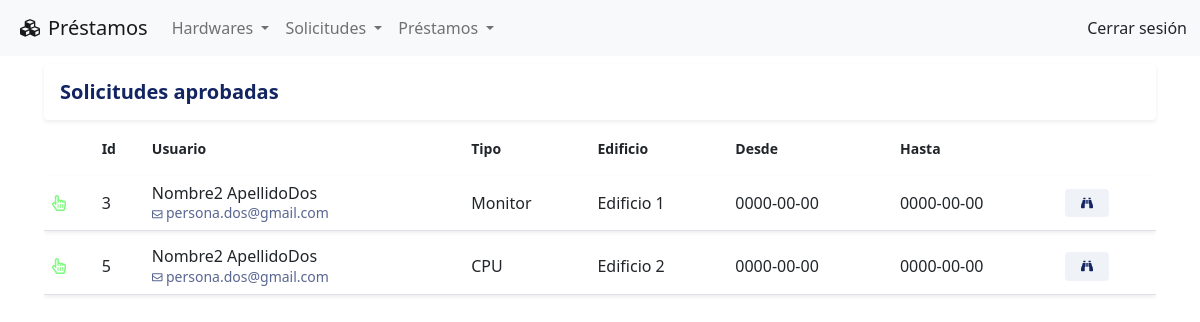
Page /solicitud/aprobada on the earlier database version.
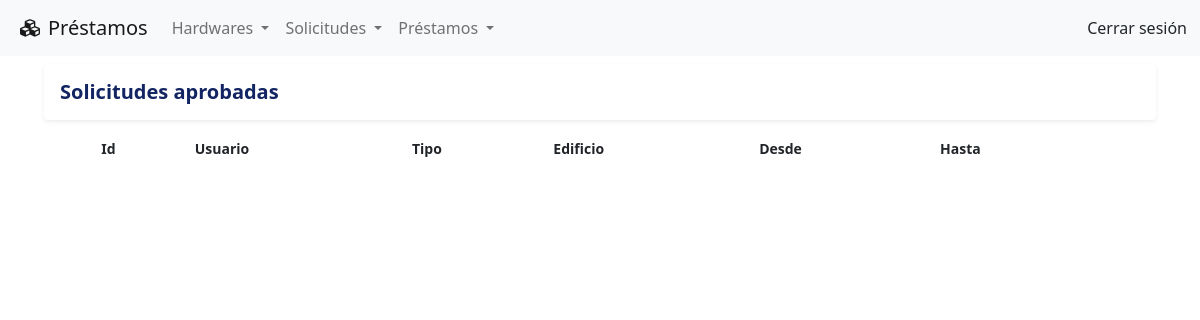
Same page on the later database version.
### tables this page shows
CREATE TABLE IF NOT EXISTS solicitudes
( 
    id_solicitud INT AUTO_INCREMENT PRIMARY KEY NOT NULL, 
    id_tipo_hardware INT NOT NULL,
    id_usuario INT NOT NULL,
    id_edificio INT NOT NULL ,
    fecha_desde DATE NOT NULL,
    fecha_hasta DATE NOT NULL,
    motivo_solicitud VARCHAR(1024) NOT NULL,
    id_estado_solicitud INT NOT NULL ,
    created_at TIMESTAMP DEFAULT CURRENT_TIMESTAMP,
    updated_at DATETIME DEFAULT CURRENT_TIMESTAMP ON UPDATE CURRENT_TIMESTAMP,
    FOREIGN KEY (id_tipo_hardware) REFERENCES tipos_hardware(id_tipo_hardware),
    FOREIGN KEY (id_usuario) REFERENCES usuarios(id_usuario),
    FOREIGN KEY (id_edificio) REFERENCES edificios(id_edificio)
);

CREATE TABLE IF NOT EXISTS usuarios
( 
    id_usuario INT AUTO_INCREMENT PRIMARY KEY NOT NULL, 
    nombre VARCHAR(60) NOT NULL, 
    apellido VARCHAR(60) NOT NULL, 
    email VARCHAR(60) NOT NULL UNIQUE,
    password VARCHAR(20) NOT NULL,
    id_rol_usuario INT NOT NULL,
    created_at TIMESTAMP DEFAULT CURRENT_TIMESTAMP,
    updated_at DATETIME DEFAULT CURRENT_TIMESTAMP ON UPDATE CURRENT_TIMESTAMP
);

CREATE TABLE IF NOT EXISTS tipos_hardware
(
    id_tipo_hardware INT AUTO_INCREMENT PRIMARY KEY NOT NULL,
    tipo_hardware VARCHAR(40) NOT NULL UNIQUE,
    created_at TIMESTAMP DEFAULT CURRENT_TIMESTAMP,
    updated_at DATETIME DEFAULT CURRENT_TIMESTAMP ON UPDATE CURRENT_TIMESTAMP
);

CREATE TABLE IF NOT EXISTS edificios
( 
    id_edificio INT AUTO_INCREMENT PRIMARY KEY NOT NULL, 
    edificio VARCHAR(60) NOT NULL UNIQUE,
    created_at TIMESTAMP DEFAULT CURRENT_TIMESTAMP,
    updated_at DATETIME DEFAULT CURRENT_TIMESTAMP ON UPDATE CURRENT_TIMESTAMP
);

### controllers/solicitudController.php (called while the page is built, shortened)
<?php
require_once 'models/solicitudModel.php';
class SolicitudController{
    public function aprobada() {
        $solicitud = new SolicitudModel();
        $solicitudes = $solicitud->getAll();
        $estado = 1;
        require_once 'views/solicitud/listado2.php';
    }
}

### index.php (called while the page is built, shortened)
<?php
    require_once "config/database.php";
    include_once "views/layouts/header.php";
    include_once "views/layouts/main.php";
    include_once "views/layouts/footer.php";
?>

### config/database.php (called while the page is built)
<?php
class Database {
    public static function connect(){
        $db = new mysqli('localhost', 'root', '', 'prestamos');
        $db->query ("SET NAMES 'utf-8'");
        return $db;
    }
}

### models/solicitudModel.php (called while the page is built, shortened)
<?php
class SolicitudModel{
        private $db;
    public function __construct() {
        $this->db = Database::connect();
    }
    public function getAll() {
        $query =    "SELECT
                        solicitudes.id_solicitud,
                        tipos_hardware.tipo_hardware,
                        usuarios.nombre,
                        usuarios.apellido,
                        usuarios.email,
                        edificios.edificio,
                        solicitudes.fecha_desde,
                        solicitudes.fecha_hasta,
                        estados_solicitud.id_estado_solicitud
                    FROM
                        solicitudes
                    INNER JOIN
                        tipos_hardware ON solicitudes.id_tipo_hardware = tipos_hardware.id_tipo_hardware
                    INNER JOIN
                        usuarios ON solicitudes.id_usuario  = usuarios.id_usuario
                    INNER JOIN
                        edificios ON solicitudes.id_edificio = edificios.id_edificio
                    INNER JOIN
                        estados_solicitud ON solicitudes.id_estado_solicitud =  estados_solicitud.id_estado_solicitud
                    GROUP BY solicitudes.id_solicitud
                    ORDER BY solicitudes.fecha_desde;";
        $solicitudes = $this->db->query($query);
        return $solicitudes;
    }
}

### views/solicitud/listado2.php (the view, shortened to what the changed rows need)
<div class="row">
    <div class="col">
        <div class="table-responsive">
            <table class="table table-hover">
                <thead class="thead-light">
                    <tr>
                        <th scope="col"><small class="font-weight-bold"><small></th>
                        <th scope="col"><small class="font-weight-bold">Id<small></th>
                        <th scope="col"><small class="font-weight-bold">Usuario<small></th>
                        <th scope="col"><small class="font-weight-bold">Tipo<small></th>
                        <th scope="col"><small class="font-weight-bold">Edificio<small></th>
                        <th scope="col"><small class="font-weight-bold">Desde<small></th>
                        <th scope="col"><small class="font-weight-bold">Hasta<small></th>
                        <th scope="col"><small class="font-weight-bold"><small></th>
                    </tr>
                </thead>
                <tbody>
                    <?php while($dato = $solicitudes->fetch_object()): ?>
                    <?php  $estadoSolicitud = $dato->id_estado_solicitud;
                        if($estadoSolicitud == $estado) {
                    ?>
                        <tr class="shadow-sm">
                            <td class="align-middle">
                                <i class="far fa-hand-pointer"
                                    <?php
                                        switch ($estado) {
                                            case 1:
                                                echo  'style="color:rgba(0, 244, 0, 0.5)"';
                                                break;
                                        }
                                    ?>
                                > </i>
                            </td>
                            <td class="align-middle"><span><?= $dato->id_solicitud; ?></span></td>
                            <td><span class="d-block"></i>     <?= $dato->nombre; ?> <?= $dato->apellido; ?>
                                </span><small class="text-muted"><i class="far fa-envelope fa-xs"></i>     <?= $dato->email; ?></small>
                            </td>
                            <td class="align-middle"><span><?= $dato->tipo_hardware; ?></span></td>
                            <td class="align-middle"><span><?= $dato->edificio; ?></span></td>
                            <td class="align-middle"><span><?= $dato->fecha_desde; ?></span></td>
                            <td class="align-middle"><span><?= $dato->fecha_hasta; ?></span></td>
                            <td class="align-middle">
                                <a href = "<?= URL ?>solicitud/ver&id=<?=$dato->id_solicitud?>">
                                    <span class="badge badge-secondary"><i class="fas fa-binoculars"></i></span>
                                </a>
                            </td>
                        </tr>
                    <?php } endwhile; ?>
                </tbody>
            </table>
        </div>
    </div>
</div>

Differences in the rows shown:
no longer on this page (row edited): solicitudes: id_solicitud "3", id_usuario.nombre "Nombre2", id_usuario.apellido "ApellidoDos", id_usuario.email "persona.dos@gmail.com", id_tipo_hardware.tipo_hardware "Monitor", id_edificio.edificio "Edificio 1", fecha_desde "0000-00-00", fecha_hasta "0000-00-00"
no longer on this page (row edited): solicitudes: id_solicitud "5", id_usuario.nombre "Nombre2", id_usuario.apellido "ApellidoDos", id_usuario.email "persona.dos@gmail.com", id_tipo_hardware.tipo_hardware "CPU", id_edificio.edificio "Edificio 2", fecha_desde "0000-00-00", fecha_hasta "0000-00-00"
